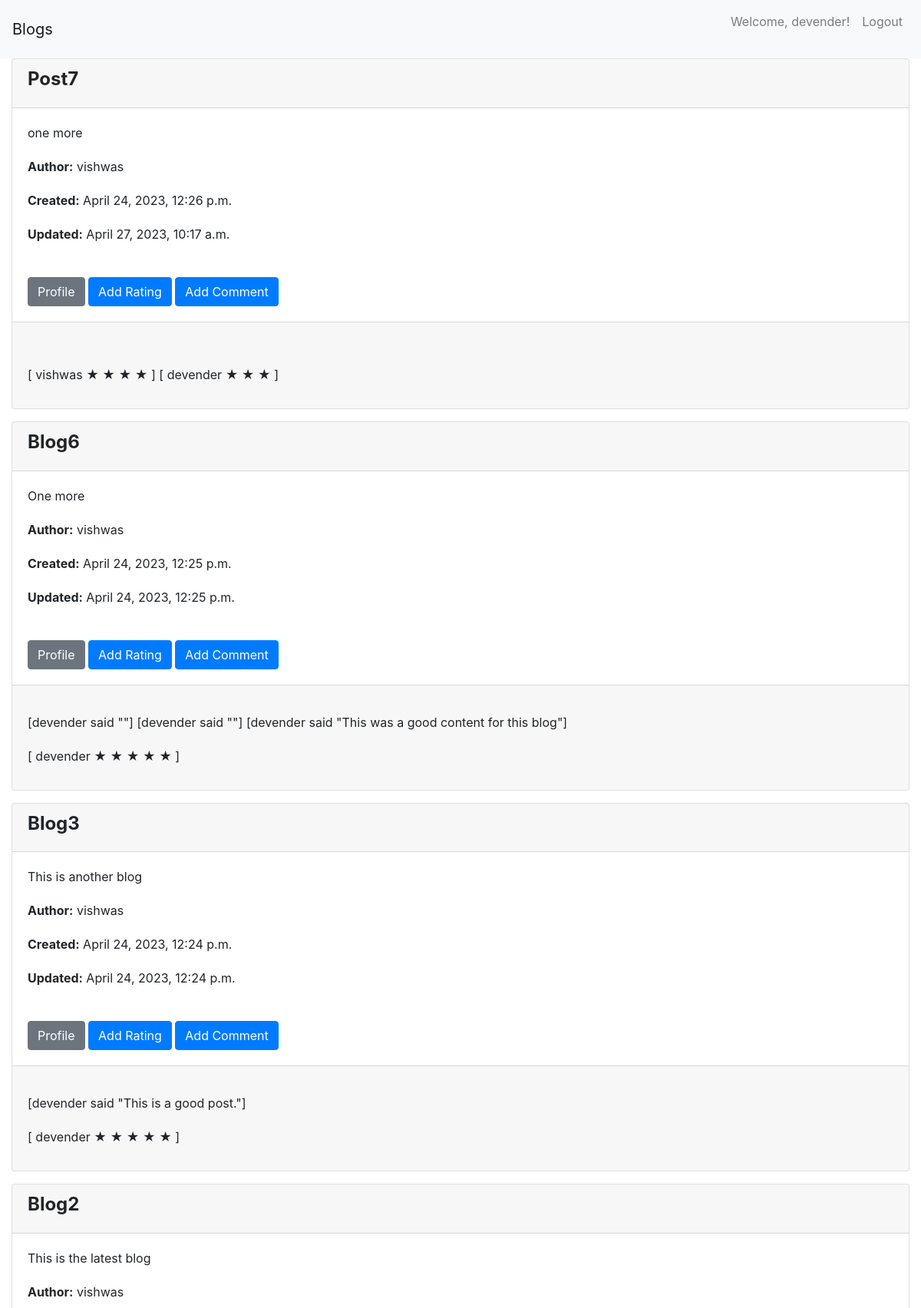
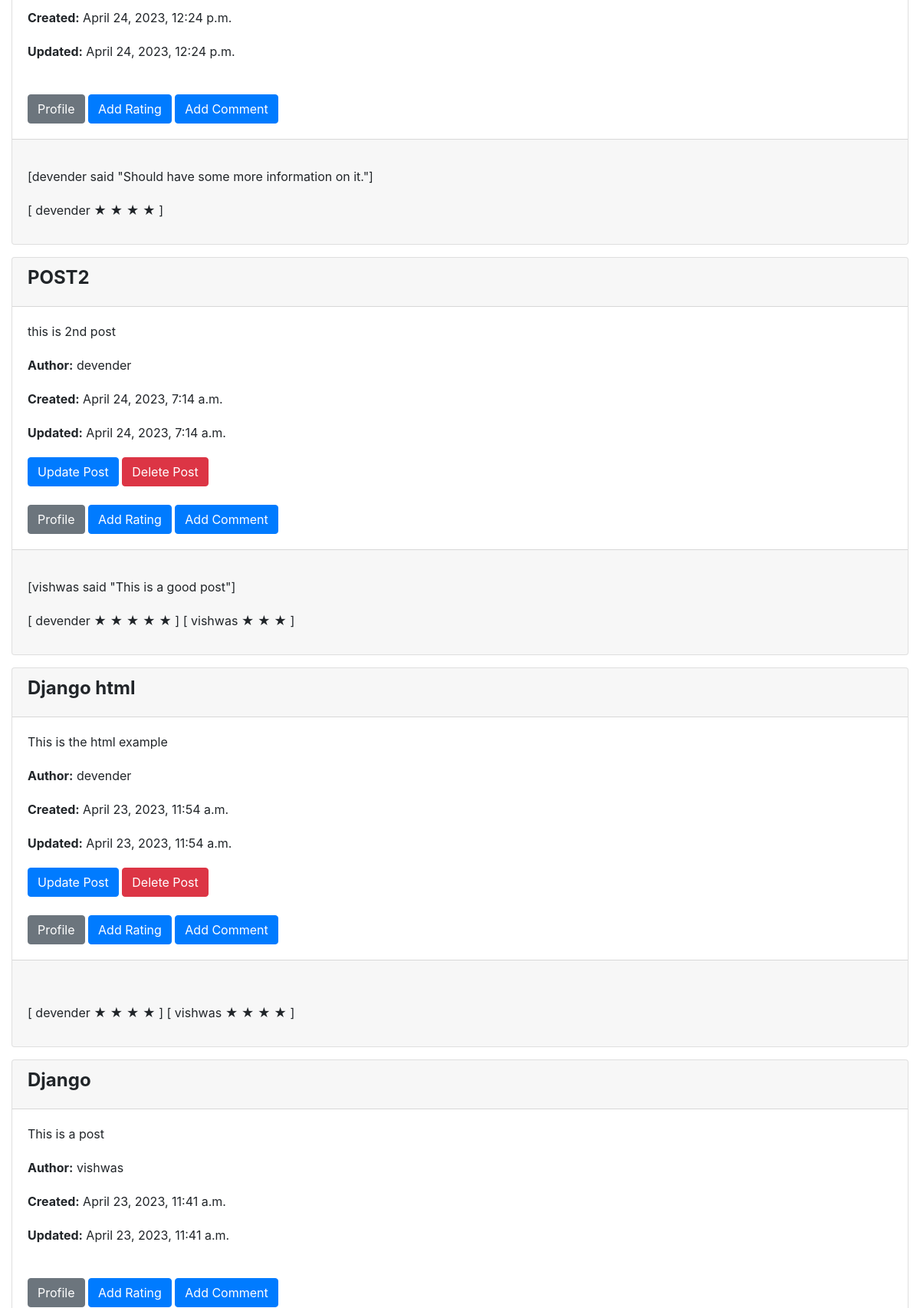
Screenshot of /getAllPosts/ (signed in, upper part) with the database file from the repository (2 pictures, top to bottom).
### myblogapp/post.py (models this page shows)
class Post(models.Model):
    title = models.CharField(max_length=200)
    content = models.TextField()
    author = models.ForeignKey(User, on_delete=models.CASCADE)
    created_date = models.DateTimeField(auto_now_add=True)
    updated_date = models.DateTimeField(auto_now=True)

### myblogapp/rating.py (models this page shows)
class Rating(models.Model):
    post = models.ForeignKey(Post, on_delete=models.CASCADE)
    user = models.ForeignKey(User, on_delete=models.CASCADE)
    value = models.IntegerField(choices=[(i, i) for i in range(1, 6)])
    class Meta:
        unique_together = ('post', 'user')

### myblogapp/commentModel.py (models this page shows, shortened)
class Comment(models.Model):
    post = models.ForeignKey(Post, on_delete=models.CASCADE, related_name='comments')
    author = models.ForeignKey(User, on_delete=models.CASCADE)
    text = models.TextField()
    created_date = models.DateTimeField(default=timezone.now)
    approved_comment = models.BooleanField(default=False)

### myblogapp/postListView.py (the view)
# urls.py: path('getAllPosts/', postListView.as_view(), name='postListView'),
class postListView(ListView):
    model = Post
    template_name = 'post_list.html'
    context_object_name = 'posts'
    ordering = ['-created_date']
    def get_context_data(self, **kwargs):
        context = super().get_context_data(**kwargs)
        context['rating'] = Rating.objects.all()
        context['comment'] = Comment.objects.all()
        return context

### myblogapp/templates/post_list.html (shortened to what this page needs)
{% extends 'base.html' %}
{% load static %}
{% load social_share_tags %}
{% load social_share %}
{% block content %}
<link rel="stylesheet" href="{% static 'postlist.css' %}">
{% for post in posts %}
    <div class="card mb-3">
        <div class="card-header">
            <h2>{{ post.title }}</h2>
        </div>
        <div class="card-body">
            <p class="card-text">{{ post.content }}</p>
            <p class="card-text"><strong>Author:</strong> {{ post.author }}</p>
            <p class="card-text"><strong>Created:</strong> {{ post.created_date }}</p>
            <p class="card-text"><strong>Updated:</strong> {{ post.updated_date }}</p>
            {% if user.is_authenticated and user == post.author %}
                <a href="{% url 'postUpdateView' pk=post.id %}" class="btn btn-primary">Update Post</a>
                <a href="{% url 'postDeleteView' pk=post.id %}" class="btn btn-danger">Delete Post</a>
                <br>
            {% endif %}
            <br>
            <a href="{% url 'profile_view' username=post.author %}" class="btn btn-secondary">Profile</a>
            <a href="{% url 'add_rating' pk=post.id %}" class="btn btn-primary">Add Rating</a>
            <a href="{% url 'add_comment_to_post' pk=post.id %}" class="btn btn-primary">Add Comment</a>
        </div>
        <div class="card-footer">
            <br>
            <p class="card-text">
                {% for c in comment %}
                    {% if c.post.title == post.title %}
                        [{{ c.author }} said "{{ c.text}}"]
                    {% endif %}
                {% endfor %}
            </p>
            <p class="card-text">
                {% for r in rating %}
                    {% if r.post.title == post.title %}
                       [ {{ r.user }}
                            {% if r.value == 3 %}
                                &#9733; &#9733; &#9733;
                            {% endif %}
                            {% if r.value == 4 %}
                                &#9733; &#9733; &#9733; &#9733;
                            {% endif %}
                            {% if r.value == 5 %}
                                &#9733; &#9733; &#9733; &#9733; &#9733;
                            {% endif %}
                        ]
                    {% endif %}
                {% endfor %}
            </p>
        </div>
    </div>
{% empty %}
    <p>No posts yet.</p>
{% endfor %}
{% endblock %}

### myblogapp/templates/base.html (shortened to what this page needs)
<!DOCTYPE html>
<html lang="en">
<head>
    <link rel="stylesheet" href="https://maxcdn.bootstrapcdn.com/bootstrap/4.0.0/css/bootstrap.min.css">
</head>
<body>
    <nav class="navbar navbar-expand-lg navbar-light bg-light">
        <a class="navbar-brand" href="#">Blogs</a>
        <div class="collapse navbar-collapse" id="navbarNav">
            <ul class="navbar-nav ml-auto">
                {% if user.is_authenticated %}
                    <li class="nav-item">
                        <p class="nav-link">Welcome, {{ user.username }}!</p>
                    </li>
                    <li class="nav-item">
                        <a class="nav-link" href="{% url 'logout' %}">Logout</a>
                    </li>
                {% endif %}
            </ul>
        </div>
    </nav>
    <div class="container-fluid">
        {% block content %}
        {% endblock %}
    </div>
</body>
</html>

### myblogapp/static/postlist.css (style rules this page uses)
h2 { font-size: 24px; font-weight: bold; margin-bottom: 10px; }
p { font-size: 16px; line-height: 1.5; margin-bottom: 20px; }

### rows the page displays
Post: title "Post7", content "one more", author "vishwas", created_date "April 24, 2023, 12:26 p.m.", updated_date "April 27, 2023, 10:17 a.m."
Rating: user "vishwas"
Rating: user "devender"
Post: title "Blog6", content "One more", author "vishwas", created_date "April 24, 2023, 12:25 p.m.", updated_date "April 24, 2023, 12:25 p.m."
Comment: author "devender"
Comment: author "devender"
Comment: author "devender", text "This was a good content for this blog"
Rating: user "devender"
Post: title "Blog3", content "This is another blog", author "vishwas", created_date "April 24, 2023, 12:24 p.m.", updated_date "April 24, 2023, 12:24 p.m."
Comment: author "devender", text "This is a good post."
Rating: user "devender"
Post: title "Blog2", content "This is the latest blog", author "vishwas", created_date "April 24, 2023, 12:24 p.m.", updated_date "April 24, 2023, 12:24 p.m."
Comment: author "devender", text "Should have some more information on it."
Rating: user "devender"
Post: title "POST2", content "this is 2nd post", author "devender", created_date "April 24, 2023, 7:14 a.m.", updated_date "April 24, 2023, 7:14 a.m.", shows "Update Post"
Comment: author "vishwas", text "This is a good post"
Rating: user "devender"
Rating: user "vishwas"
Post: title "Django html", content "This is the html example", author "devender", created_date "April 23, 2023, 11:54 a.m.", updated_date "April 23, 2023, 11:54 a.m.", shows "Update Post"
Rating: user "devender"
Rating: user "vishwas"
Post: title "Django", content "This is a post", author "vishwas", created_date "April 23, 2023, 11:41 a.m.", updated_date "April 23, 2023, 11:41 a.m."

### other values shown
{{ user.username }} "devender"
